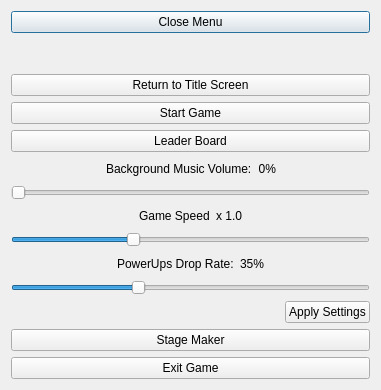
<?xml version="1.0" encoding="UTF-8"?>
<ui version="4.0">
 <class>GameMenu</class>
 <widget class="QDialog" name="GameMenu">
  <property name="geometry">
   <rect>
    <x>0</x>
    <y>0</y>
    <width>381</width>
    <height>390</height>
   </rect>
  </property>
  <property name="mouseTracking">
   <bool>false</bool>
  </property>
  <property name="windowTitle">
   <string>Game Menu</string>
  </property>
  <property name="windowOpacity">
   <double>0.950000000000000</double>
  </property>
  <layout class="QGridLayout" name="gridLayout">
   <item row="2" column="0">
    <layout class="QVBoxLayout" name="verticalLayout_2">
     <item>
      <widget class="QPushButton" name="resumeBtn">
       <property name="text">
        <string>Close Menu</string>
       </property>
      </widget>
     </item>
     <item>
      <spacer name="verticalSpacer">
       <property name="orientation">
        <enum>Qt::Vertical</enum>
       </property>
       <property name="sizeType">
        <enum>QSizePolicy::Minimum</enum>
       </property>
       <property name="sizeHint" stdset="0">
        <size>
         <width>20</width>
         <height>35</height>
        </size>
       </property>
      </spacer>
     </item>
     <item>
      <widget class="QPushButton" name="returnToTitleBtn">
       <property name="text">
        <string>Return to Title Screen</string>
       </property>
      </widget>
     </item>
     <item>
      <widget class="QPushButton" name="startGameBtn">
       <property name="text">
        <string>Start Game</string>
       </property>
      </widget>
     </item>
     <item>
      <widget class="QPushButton" name="leaderBoardBtn">
       <property name="text">
        <string>Leader Board</string>
       </property>
      </widget>
     </item>
     <item>
      <layout class="QHBoxLayout" name="horizontalLayout">
       <item>
        <spacer name="horizontalSpacer_7">
         <property name="orientation">
          <enum>Qt::Horizontal</enum>
         </property>
         <property name="sizeHint" stdset="0">
          <size>
           <width>40</width>
           <height>20</height>
          </size>
         </property>
        </spacer>
       </item>
       <item>
        <widget class="QLabel" name="label_2">
         <property name="maximumSize">
          <size>
           <width>16777215</width>
           <height>30</height>
          </size>
         </property>
         <property name="text">
          <string>Background Music Volume:</string>
         </property>
        </widget>
       </item>
       <item>
        <widget class="QLabel" name="bgMusicLabel">
         <property name="maximumSize">
          <size>
           <width>16777215</width>
           <height>30</height>
          </size>
         </property>
         <property name="text">
          <string>0%</string>
         </property>
         <property name="alignment">
          <set>Qt::AlignRight|Qt::AlignTrailing|Qt::AlignVCenter</set>
         </property>
        </widget>
       </item>
       <item>
        <spacer name="horizontalSpacer_6">
         <property name="orientation">
          <enum>Qt::Horizontal</enum>
         </property>
         <property name="sizeHint" stdset="0">
          <size>
           <width>40</width>
           <height>20</height>
          </size>
         </property>
        </spacer>
       </item>
      </layout>
     </item>
     <item>
      <widget class="QSlider" name="bgMusicSlider">
       <property name="maximum">
        <number>100</number>
       </property>
       <property name="orientation">
        <enum>Qt::Horizontal</enum>
       </property>
      </widget>
     </item>
     <item>
      <layout class="QHBoxLayout" name="GameSpeedHorizontalLayout">
       <item>
        <spacer name="horizontalSpacer_2">
         <property name="orientation">
          <enum>Qt::Horizontal</enum>
         </property>
         <property name="sizeHint" stdset="0">
          <size>
           <width>5</width>
           <height>20</height>
          </size>
         </property>
        </spacer>
       </item>
       <item>
        <widget class="QLabel" name="label">
         <property name="maximumSize">
          <size>
           <width>16777215</width>
           <height>30</height>
          </size>
         </property>
         <property name="text">
          <string>Game Speed</string>
         </property>
        </widget>
       </item>
       <item>
        <widget class="QLabel" name="speedModifier">
         <property name="maximumSize">
          <size>
           <width>16777215</width>
           <height>30</height>
          </size>
         </property>
         <property name="layoutDirection">
          <enum>Qt::LeftToRight</enum>
         </property>
         <property name="text">
          <string>x 1.0</string>
         </property>
         <property name="alignment">
          <set>Qt::AlignRight|Qt::AlignTrailing|Qt::AlignVCenter</set>
         </property>
        </widget>
       </item>
       <item>
        <spacer name="horizontalSpacer">
         <property name="orientation">
          <enum>Qt::Horizontal</enum>
         </property>
         <property name="sizeHint" stdset="0">
          <size>
           <width>5</width>
           <height>20</height>
          </size>
         </property>
        </spacer>
       </item>
      </layout>
     </item>
     <item>
      <widget class="QSlider" name="gameSpeedSlider">
       <property name="minimum">
        <number>5</number>
       </property>
       <property name="maximum">
        <number>20</number>
       </property>
       <property name="singleStep">
        <number>1</number>
       </property>
       <property name="value">
        <number>10</number>
       </property>
       <property name="orientation">
        <enum>Qt::Horizontal</enum>
       </property>
      </widget>
     </item>
     <item>
      <layout class="QHBoxLayout" name="DropRateHorizontalLayout">
       <item>
        <spacer name="horizontalSpacer_3">
         <property name="orientation">
          <enum>Qt::Horizontal</enum>
         </property>
         <property name="sizeHint" stdset="0">
          <size>
           <width>40</width>
           <height>20</height>
          </size>
         </property>
        </spacer>
       </item>
       <item>
        <widget class="QLabel" name="label_3">
         <property name="maximumSize">
          <size>
           <width>16777215</width>
           <height>30</height>
          </size>
         </property>
         <property name="text">
          <string>PowerUps Drop Rate:</string>
         </property>
        </widget>
       </item>
       <item>
        <widget class="QLabel" name="dropRate">
         <property name="maximumSize">
          <size>
           <width>16777215</width>
           <height>30</height>
          </size>
         </property>
         <property name="text">
          <string>35%</string>
         </property>
         <property name="alignment">
          <set>Qt::AlignRight|Qt::AlignTrailing|Qt::AlignVCenter</set>
         </property>
        </widget>
       </item>
       <item>
        <spacer name="horizontalSpacer_4">
         <property name="orientation">
          <enum>Qt::Horizontal</enum>
         </property>
         <property name="sizeHint" stdset="0">
          <size>
           <width>40</width>
           <height>20</height>
          </size>
         </property>
        </spacer>
       </item>
      </layout>
     </item>
     <item>
      <widget class="QSlider" name="dropRateSlider">
       <property name="maximum">
        <number>100</number>
       </property>
       <property name="value">
        <number>35</number>
       </property>
       <property name="orientation">
        <enum>Qt::Horizontal</enum>
       </property>
      </widget>
     </item>
     <item>
      <layout class="QHBoxLayout" name="horizontalLayout_3">
       <item>
        <spacer name="horizontalSpacer_5">
         <property name="orientation">
          <enum>Qt::Horizontal</enum>
         </property>
         <property name="sizeHint" stdset="0">
          <size>
           <width>40</width>
           <height>20</height>
          </size>
         </property>
        </spacer>
       </item>
       <item>
        <widget class="QPushButton" name="applySetting">
         <property name="text">
          <string>Apply Settings</string>
         </property>
        </widget>
       </item>
      </layout>
     </item>
     <item>
      <widget class="QPushButton" name="stageMakerBtn">
       <property name="text">
        <string>Stage Maker</string>
       </property>
      </widget>
     </item>
     <item>
      <widget class="QPushButton" name="exitBtn">
       <property name="text">
        <string>Exit Game</string>
       </property>
      </widget>
     </item>
    </layout>
   </item>
  </layout>
 </widget>
 <resources/>
 <connections/>
</ui>
